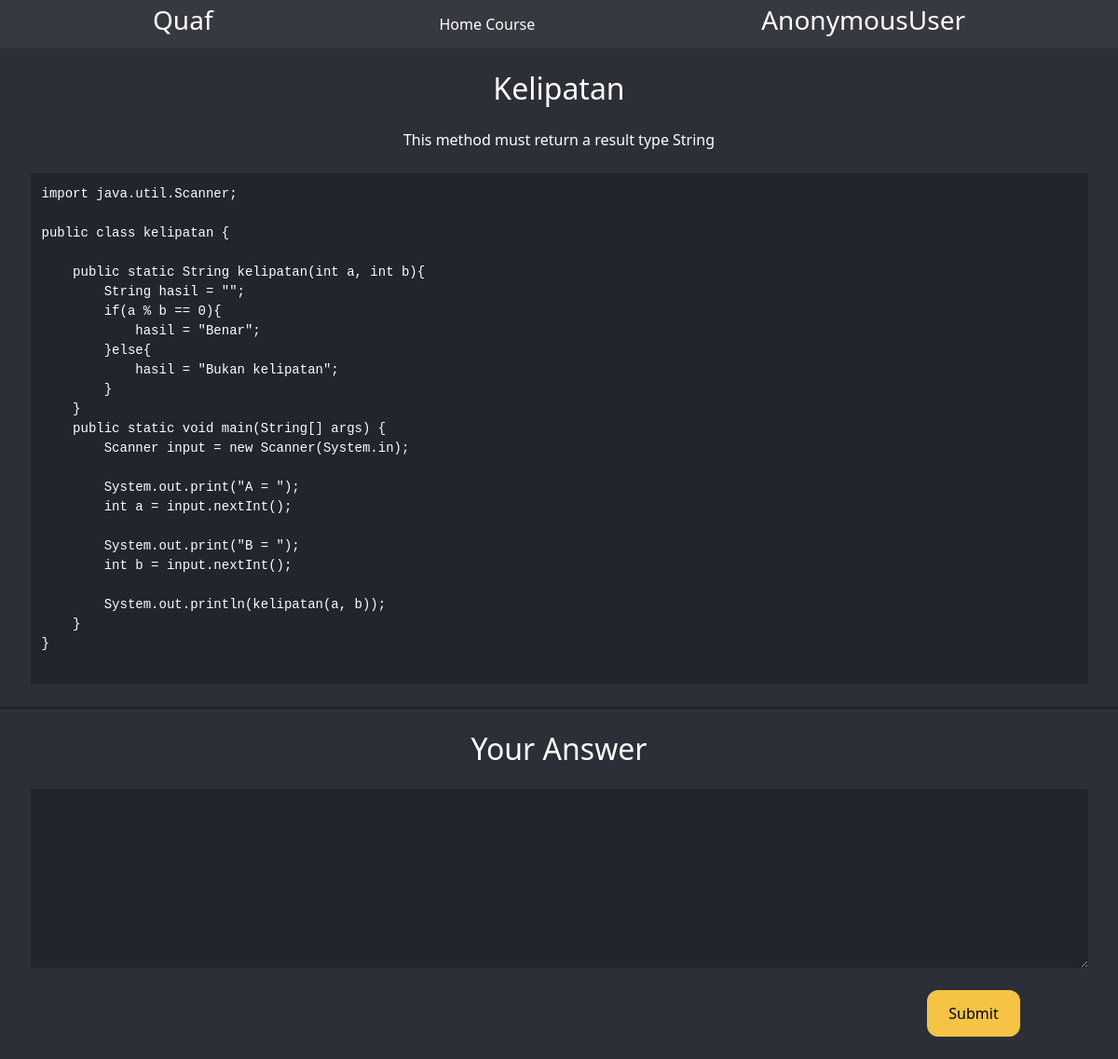
The page /Java/25 on the database its author committed.
### manager/models.py (models this page shows, shortened)
class Soal(models.Model):
    category = (
        ("Easy","Easy"),
        ("Medium","Medium"),
        ("Hard","Hard"),
    )
    data = (
        ("Java","Java"),
        ("HTML","HTML"),
        ("Kotlin","Kotlin"),
        ("PHP","PHP"),
        ("Android Studio","Android Studio"),
        )
    title = models.CharField(max_length=20)
    description = models.CharField(max_length=50, null=True)
    code = models.TextField(null=True)
    category = models.CharField(max_length=20,choices=category)
    course = models.CharField(max_length=20,choices=data)

### project/views.py (the view, shortened to what this page needs)
# urls.py: path('<str:course>/<int:id>',views.SubmitView.as_view(), name="soal"),
class SubmitView(View):
    def get(self,request, *args, **kwargs):
        soal = Soal.objects.get(id = kwargs['id'])
        context = {
            "soal":soal,
        }
        title = kwargs['course']
        return render(request, 'Submit.html',context)

### templates/Submit.html (shortened to what this page needs)
<!DOCTYPE html>
<html lang="en">
<head>
    <link href="https://cdn.jsdelivr.net/npm/bootstrap@5.2.3/dist/css/bootstrap.min.css" rel="stylesheet"
>
</head>
<body>
    <nav>
        <div class="nav">
            <h3 class="apk">Quaf</h3>
            <div class="navigasi">
                <a href="/">Home</a>
                <a href="/{{soal.course}}/">Course</a>
            </div>
            <h3 class="user">{{user}}</h3>
        </div>
    </nav>
    <h2 class="title">
        {{soal.title}}
    </h2>
    <p class="description">
        {{soal.description}}
    </p>
    <div class="container-code">
        <div class="bg-code">
            <pre class="codingan">
{{soal.code}}
        </pre>
    </div>
</div>
<hr style="border: 1px solid black ;margin: 24px 0px;">
<form class="container-answer" action="" method="POST">
    <h2 class="title-answer">Your Answer</h2>
    <div class="answer">
        <textarea name="answer" id="answer"></textarea>
    </div>
    <div class="container-button">
        <button type="submit" >Submit</button>
    </div>
</form>
</body>
</html>

### templates/Submit.html (style rules this page uses)
html, body { background-color: #2C2F37; }
nav { background: #373940; }
.nav { display: flex; justify-content: space-between; margin: 0px 164px; padding: 5px 0px; align-items: center; }
.apk { color: white; }
.user { color: white; }
a { color: white; text-decoration: none; }
.title { display: flex; justify-content: center; color: white; margin: 24px 0px; }
.description { display: flex; justify-content: center; align-items: center; color: white; margin-bottom: 24px; }
.container-code { display: flex; justify-content: center; align-items: center; }
.bg-code { background-color: #22252C; width: 1135px; height: max-content; }
.codingan { color: white; margin: 12px; }
.title-answer { display: flex; justify-content: center; align-items: center; color: white; margin-bottom: 24px; }
.answer { display: flex; justify-content: center; align-items: center; }
#answer { background-color: #22252C; width: 1135px; height: 192px; color: white; border: none; padding: 12px; }
.container-button { display: flex; justify-content: right; align-items: center; margin-right: 105px; }
button { background-color: #F5C445; width: 100px; height: 50px; border-radius: 12px; margin-right: 20px; border: none; margin: 24px 0px; }

### rows shown on the page
Soal: title "Kelipatan", description "This method must return a result type String", code "import java.util.Scanner; public class kelipatan { public static String kelipatan(int a, int b){ String hasil = \"\"; if(a % b == 0){ hasil = \"Benar\"; }else{ hasil = \"Bukan kelipatan\"; } } public static void main(String[] args) { Scanner input = new Scanner(System.in); System.out.print(\"A = \"); int a = input.nextInt(); System.out.print(\"B = \"); int b = input.nextInt(); System.out.println(kelipatan(a, b)); } }"

### other values the page prints
{{ user }} "AnonymousUser"
